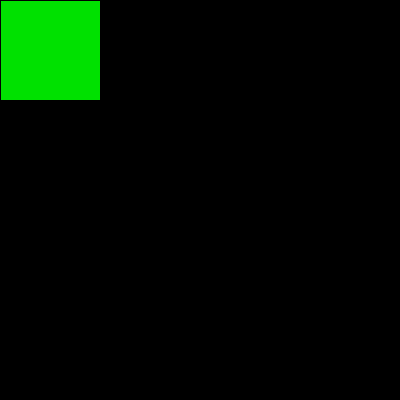
Frame 1 (no input)
Frame 60 (the mouse pressed at the canvas centre just before this capture): identical to frame 1, image omitted
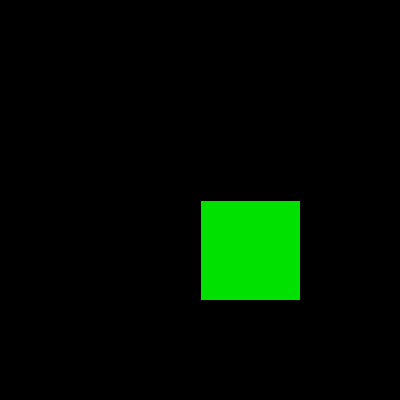
Frame 120 (the mouse held since frame 60 and released just before this capture)

The Processing sketch that drew these frames (run headless with seeded random() and noise(); from frame 60 on, the mouse is pressed at the canvas centre):

// Processing sketch: processing_37164
// ── processing_37164.pde

int x = 0;

void setup() {
  size (400, 400);
}

void draw () {
background(0);
if(x==1){
  fill(255,0,0);
}else fill(0,225,0);
 rect(mouseX, mouseY, 100, 100);
}

void keyPressed(){
  if (key == 'a'){
    x=1;
  }
  if(key == 'b'){
    x=0; 
  }
}
